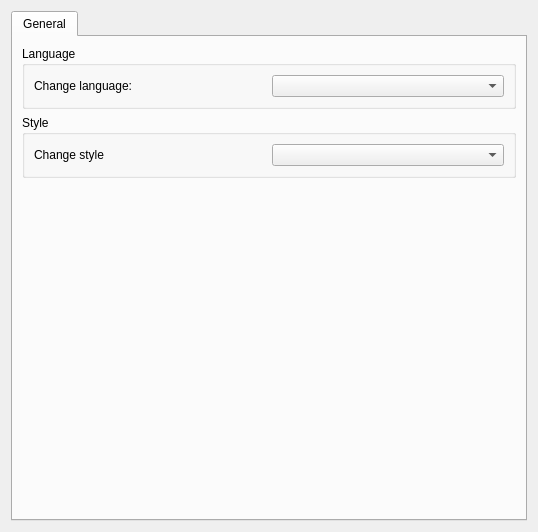
<?xml version="1.0" encoding="UTF-8"?>
<ui version="4.0">
 <class>SettingsDialog</class>
 <widget class="QDialog" name="SettingsDialog">
  <property name="geometry">
   <rect>
    <x>0</x>
    <y>0</y>
    <width>538</width>
    <height>532</height>
   </rect>
  </property>
  <property name="windowTitle">
   <string>Settings</string>
  </property>
  <property name="modal">
   <bool>false</bool>
  </property>
  <layout class="QVBoxLayout" name="verticalLayout">
   <item>
    <widget class="QTabWidget" name="m_settings_tab_widget">
     <property name="currentIndex">
      <number>0</number>
     </property>
     <widget class="QWidget" name="m_general_tab">
      <attribute name="title">
       <string>General</string>
      </attribute>
      <layout class="QVBoxLayout" name="verticalLayout_2">
       <item>
        <widget class="QGroupBox" name="m_language_group_box">
         <property name="sizePolicy">
          <sizepolicy hsizetype="Preferred" vsizetype="Maximum">
           <horstretch>0</horstretch>
           <verstretch>0</verstretch>
          </sizepolicy>
         </property>
         <property name="title">
          <string>Language</string>
         </property>
         <layout class="QVBoxLayout" name="verticalLayout_3">
          <item>
           <layout class="QGridLayout" name="gridLayout">
            <item row="0" column="0">
             <widget class="QLabel" name="m_change_language_label">
              <property name="sizePolicy">
               <sizepolicy hsizetype="Preferred" vsizetype="Preferred">
                <horstretch>0</horstretch>
                <verstretch>0</verstretch>
               </sizepolicy>
              </property>
              <property name="text">
               <string>Change language:</string>
              </property>
             </widget>
            </item>
            <item row="0" column="1">
             <widget class="QComboBox" name="m_language_combo_box"/>
            </item>
           </layout>
          </item>
         </layout>
        </widget>
       </item>
       <item>
        <widget class="QGroupBox" name="m_style_group_box">
         <property name="sizePolicy">
          <sizepolicy hsizetype="Preferred" vsizetype="Maximum">
           <horstretch>0</horstretch>
           <verstretch>0</verstretch>
          </sizepolicy>
         </property>
         <property name="title">
          <string>Style</string>
         </property>
         <property name="flat">
          <bool>false</bool>
         </property>
         <property name="checkable">
          <bool>false</bool>
         </property>
         <layout class="QVBoxLayout" name="verticalLayout_4">
          <item>
           <layout class="QGridLayout" name="gridLayout_2">
            <item row="0" column="0">
             <widget class="QLabel" name="m_change_style_label">
              <property name="text">
               <string>Change style</string>
              </property>
             </widget>
            </item>
            <item row="0" column="1">
             <widget class="QComboBox" name="m_style_combo_box"/>
            </item>
           </layout>
          </item>
         </layout>
        </widget>
       </item>
       <item>
        <spacer name="verticalSpacer">
         <property name="orientation">
          <enum>Qt::Vertical</enum>
         </property>
         <property name="sizeHint" stdset="0">
          <size>
           <width>20</width>
           <height>40</height>
          </size>
         </property>
        </spacer>
       </item>
      </layout>
     </widget>
    </widget>
   </item>
  </layout>
 </widget>
 <resources>
  <include location="../../../resources/egnim-translations.qrc"/>
 </resources>
 <connections/>
</ui>
